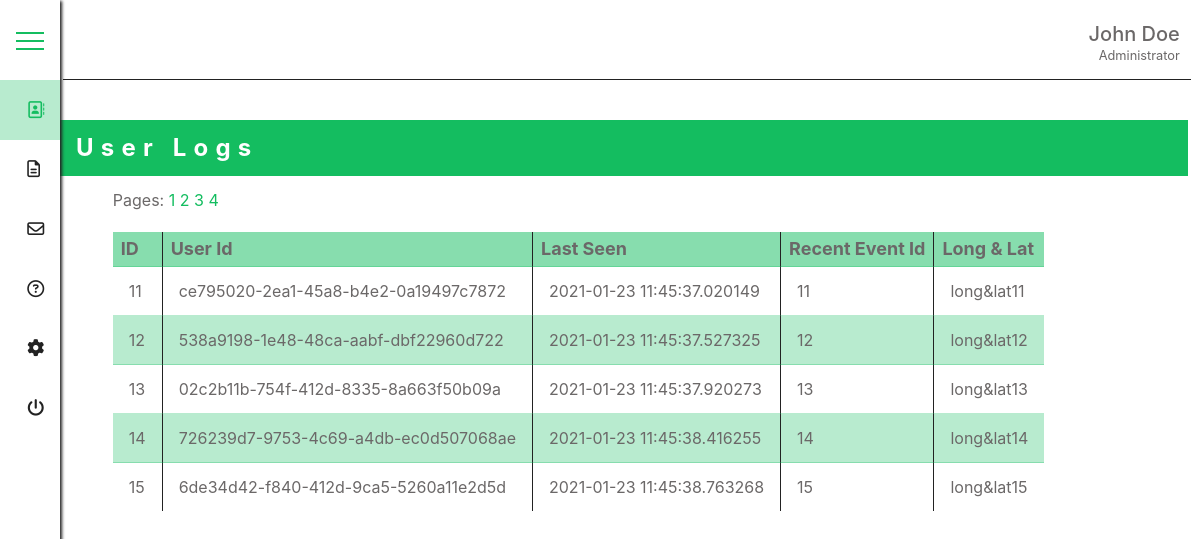
Page /view_logs/3 (signed in) on the committed database.
### app/models.py (models this page shows, shortened)
class Admin(db.Model, UserMixin):
    __tablename__ = "admin"
    id = db.Column(db.Integer, primary_key=True)
    fullname = db.Column(db.String(50))
    firstname = db.Column(db.String(50))
    lastname = db.Column(db.String(50))
    email = db.Column(db.String(64), unique=True, index=True)
    password_hash = db.Column(db.String(128))
    current_speech = db.Column(db.String(256))
    previous_speech = db.Column(db.String(256))
    facebook = db.Column(db.String(64))
    twitter = db.Column(db.String(64))
    instagram = db.Column(db.String(64))

class Userlogs(db.Model):
    __tablename__ = "userlogs"
    id = db.Column(db.Integer, primary_key=True)
    user_id = db.Column(db.Integer)
    last_seen = db.Column(db.DateTime)
    most_recent_event_id = db.Column(db.Integer)
    long_lat = db.Column(db.String(50))

### app/main/views.py (the view)
@main.route("/view_logs/<int:page_num>")
@login_required
def view_logs(page_num):
    logs = Userlogs.query.paginate(per_page=5, page=page_num, error_out=True)
    if logs:
        return render_template("logs.html", logs=logs)
    else:
        return render_template("logs.html", logs=None)

### app/models.py (called while the page is built)
@login_manager.user_loader
def load_user(user_id):
    return Admin.query.get(int(user_id))

### app/templates/logs.html (shortened to what this page needs)
{% extends "base.html" %}
{% block nav_extra %}
    <li class="menu-nav__item active">
        <a href="{{ url_for('.dash') }}" class="menu-nav__link active">
            <i class="far fa-address-book"></i><span class="nav_name">Project Overview</span>
        </a>
    </li>
    <li class="menu-nav__item">
        <a href="{{ url_for('.handbook', page_num=1) }}" class="menu-nav__link">
            <i class="far fa-file-alt"></i><span class="nav_name">File Upload</span>
        </a>
    </li>
    <li class="menu-nav__item">
        <a href="#" class="menu-nav__link">
            <i class="far fa-envelope"></i><span class="nav_name">Message</span>
        </a>
    </li>
    <li class="menu-nav__item">
        <a href="#" class="menu-nav__link">
            <i class="far fa-question-circle"></i><span class="nav_name">Help</span>
        </a>
    </li>
    <li class="menu-nav__item">
        <a href="#" class="menu-nav__link">
            <i class="fas fa-cog"></i><span class="nav_name">Settings</span>
        </a>
    </li>
    <li class="menu-nav__item">
        <a href="{{ url_for('.logout') }}" class="menu-nav__link">
            <i class="fas fa-power-off"></i><span class="nav_name">Logout</span>
        </a>
    </li>
{% endblock %}
{% block content %}
    <p class="caption">User Logs</p>
    <div class="table-div">
        {% if logs %}
        <table>
            <tr class="head">
                <th>ID</th>
                <th>User Id</th>
                <th>Last Seen</th>
                <th>Recent Event Id</th>
                <th>Long & Lat</th>
            </tr>
            {% for log in logs.items %}
            <tr>
                <td>{{ log.id }}</td>
                <td>{{ log.user_id }}</td>
                <td>{{ log.last_seen }}</td>
                <td>{{ log.most_recent_event_id }}</td>
                <td>{{ log.long_lat }}</td>
            </tr>
            {% endfor %}
            <p>Pages:{% for page in logs.iter_pages(left_edge=2, right_edge=2, left_current=2, right_current=2) %}
                {% if page %}
                    <a href="{{ url_for('.view_logs', page_num=page ) }}">{{ page }}</a>
                {% else %}
                    ...
                {% endif %}
            {% endfor %}</p>
        </table>
        {% else %}
            <p class="alert">Please Polulate Database!!!</p>
        {% endif %}
    </div>
{% endblock %}

### app/templates/base.html (shortened to what this page needs)
<!DOCTYPE html>
<html lang="en">
<head>
    <link rel="stylesheet" href="https://stackpath.bootstrapcdn.com/bootstrap/4.5.2/css/bootstrap.min.css"
>
    <link rel="stylesheet" href="../static/css/base.css">
</head>
<body>
    <header>
        <div class="menu-btn">
            <span class="menu-btn__burger"></span>
        </div>
        <nav class="nav">
            <ul class="menu-nav">
                {% block nav_extra %}{% endblock %}
            </ul>
        </nav>
    </header>
    <main class="main">
        <div class="profile">
            <div class="profile-section">
                <p class="name">{{ current_user.fullname }}</p>
                <small>Administrator</small>
            </div>
        </div>
        {% block content %}{% endblock %}
    </main>
</body>
</html>

### app/static/css/base.css (style rules this page uses)
* { -webkit-box-sizing: border-box; box-sizing: border-box; text-decoration: none; margin: 0; padding: 0; text-decoration: none; list-style-type: none; }
.table-div { overflow-x: scroll; overflow-y: hidden; margin-left: 1rem; }
table { margin-top: 3vh; padding: 1rem; border-collapse: collapse; border: 1px solid #fff; border-style: hidden; }
table tr:nth-child(odd) { background-color: rgba(20, 189, 96, 0.3); }
table tr td, table tr th { padding: 1rem; border-width: 1px; border-style: solid; border-color: rgba(20, 189, 96, 0.3) #222222; }
table tr.head th { padding: 8px; background-color: rgba(20, 189, 96, 0.3) !important; font-size: large; margin: unset !important; }
.caption { background-color: #14bd60; color: #fff; font-size: x-large; font-weight: bold; letter-spacing: .3em; padding: 1rem; margin-top: 15vh; }
.menu-btn { position: fixed; z-index: 4; left: 1rem; top: 4vh; height: 20px; width: 28px; cursor: pointer; -webkit-transition: all 0.7s ease-in-out; transition: all 0.7s ease-in-out; }
.menu-btn__burger { position: absolute; left: 0; top: 0.5rem; width: 28px; height: 2px; background: #14bd60; -webkit-transition: all 0.7s ease-in-out; transition: all 0.7s ease-in-out; }
.menu-btn__burger::before { content: ''; position: absolute; top: -8px; width: 28px; height: 2px; background: #14bd60; -webkit-transition: all 0.7s ease-in-out; transition: all 0.7s ease-in-out; }
.menu-btn__burger::after { content: ''; position: absolute; top: 8px; width: 28px; height: 2px; background: #14bd60; -webkit-transition: all 0.7s ease-in-out; transition: all 0.7s ease-in-out; }
.nav { height: 100vh; position: relative; width: auto; max-width: 17vw; }
.nav .menu-nav { position: fixed; background: #ffffff; -webkit-box-shadow: 2px 1px 3px #222222; box-shadow: 2px 1px 3px #222222; z-index: 3; width: 17vw; height: 100vh; left: 0; padding: 0; padding-top: 10vh !important; margin: 0; }
.nav .menu-nav__item { margin: 0; padding: 1.3rem 0; padding-left: 1.7rem !important; }
.nav .menu-nav__item.active { background-color: rgba(20, 189, 96, 0.3); }
.nav .menu-nav__link { font-size: 17px; color: #222222; }
.nav .menu-nav__link.active { color: #14bd60 !important; }
.nav .menu-nav__link i { margin-right: .8rem; }
.main { position: absolute; top: 0; left: 17vw; height: 100%; width: 82vw; z-index: 1; -webkit-transition: all 0.7s ease-in-out; transition: all 0.7s ease-in-out; }
.profile { width: 100%; text-align: right; float: right; margin-right: -3px; padding-right: .7rem; height: 10vh; border-bottom: 1px solid #222222; display: -webkit-box; display: -ms-flexbox; display: flex; -webkit-box-pack: end; -ms-flex-pack: end; justify-content: flex-end; -webkit-box-align: center; -ms-flex-align: center; align-items: center; }
.profile-section .name { margin-bottom: .1rem; margin-top: .5rem; margin-left: .7rem; font-weight: 500; font-size: 20px; }
@media screen and (min-width: 768px) { .nav .menu-nav { width: 10vw !important; padding-top: 7vh !important; } }
@media screen and (min-width: 768px) { .main { left: 10vw !important; width: 90vw !important; } }
@media screen and (min-width: 768px) { .profile { height: 7vh !important; } }
@media screen and (min-width: 768px) { .menu-btn { top: 2.5vh !important; } }
@media screen and (min-width: 768px) { .table-div { margin-left: 2.3rem; margin-right: 2rem; } }
@media screen and (min-width: 992px) { .nav { width: 5vh; } }
@media screen and (min-width: 992px) { .nav .menu-nav { width: 5vw !important; padding-top: 10vh !important; } }
@media screen and (min-width: 992px) { .menu-btn { top: 4vh !important; } }
@media screen and (min-width: 992px) { .main { left: 5vw !important; width: 94vw !important; } }
@media screen and (min-width: 992px) { .profile { height: 10vh !important; } }
@media screen and (min-width: 992px) { .table-div { margin-left: 3.3rem !important; overflow-x: hidden !important; } }
body { background: #ffffff !important; color: #6b6868; height: 100%; line-height: 1; }
a { color: #14bd60; text-decoration: none; }
header { z-index: 2; width: 100%; background: #ffffff; }

### rows in the picture
Admin: fullname "John Doe"
Userlogs: id "11", user_id "ce795020-2ea1-45a8-b4e2-0a19497c7872", last_seen "2021-01-23 11:45:37.020149", most_recent_event_id "11", long_lat "long&lat11"
Userlogs: id "12", user_id "538a9198-1e48-48ca-aabf-dbf22960d722", last_seen "2021-01-23 11:45:37.527325", most_recent_event_id "12", long_lat "long&lat12"
Userlogs: id "13", user_id "02c2b11b-754f-412d-8335-8a663f50b09a", last_seen "2021-01-23 11:45:37.920273", most_recent_event_id "13", long_lat "long&lat13"
Userlogs: id "14", user_id "726239d7-9753-4c69-a4db-ec0d507068ae", last_seen "2021-01-23 11:45:38.416255", most_recent_event_id "14", long_lat "long&lat14"
Userlogs: id "15", user_id "6de34d42-f840-412d-9ca5-5260a11e2d5d", last_seen "2021-01-23 11:45:38.763268", most_recent_event_id "15", long_lat "long&lat15"

### other values in the picture
{{ page }} "1" "2" "3" "4"
